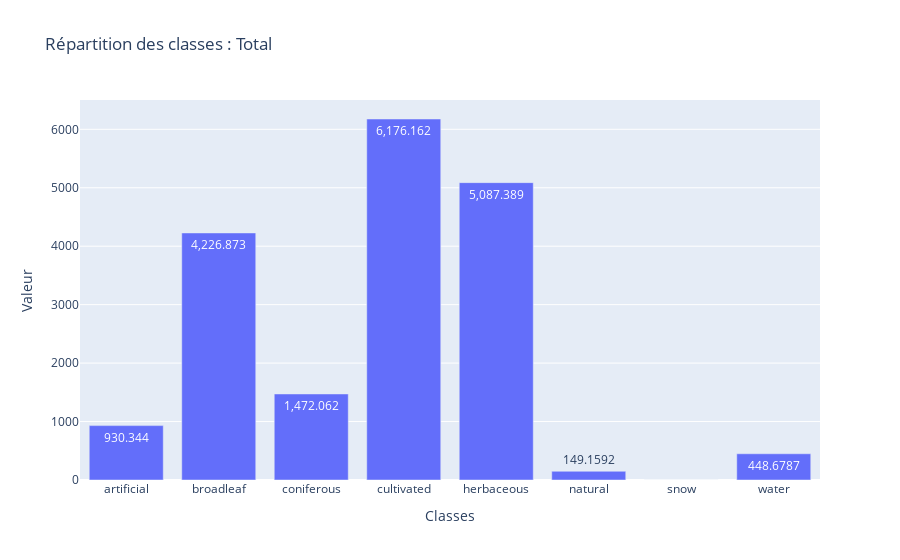
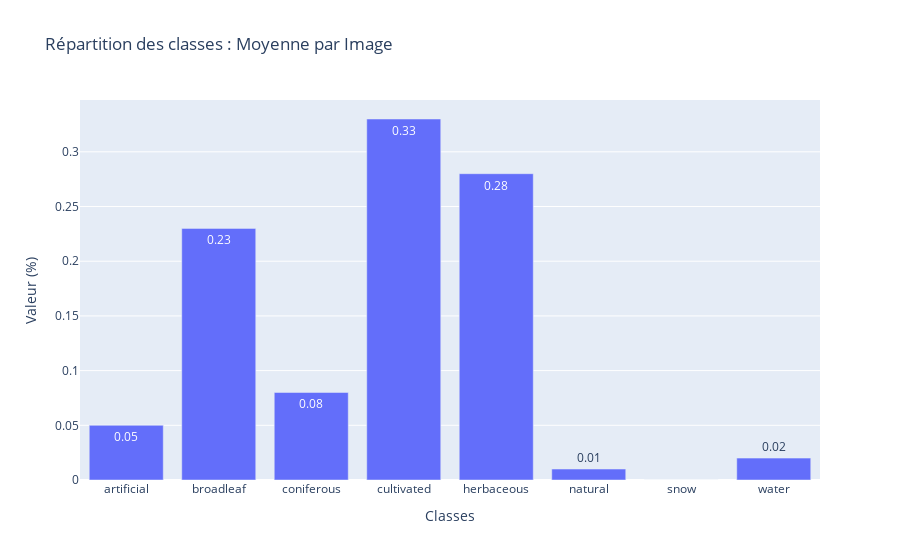

The cell these charts' notebook holds for them, in order:
### Markdown cell above
### Distribution des classes sur toutes les images

### Code cell
cols_to_keep = train_infos.columns.difference(['sample_id', 'no_data', 'clouds'])

class_distribution = train_infos[cols_to_keep].sum()

class_mean_distribution = class_distribution / len(train_infos)

df_plot = pd.DataFrame({
    "Classe": class_distribution.index, 
    "Total Pourcentage": class_distribution.values,
    "Moyenne Pourcentage": np.round(class_mean_distribution.values, 2)
})

# Séparer les données pour le compte total et le pourcentage moyen
df_total = df_plot[['Classe', 'Total Pourcentage']]
df_mean = df_plot[['Classe', 'Moyenne Pourcentage']]

# Créer le graphique pour le compte total
fig_total = px.bar(
    df_total,
    x="Classe",
    y="Total Pourcentage",
    title="Répartition des classes : Total",
    labels={"Total Pourcentage": "Valeur", "Classe": "Classes"},
    text_auto=True
)

# Créer le graphique pour le pourcentage moyen
fig_mean = px.bar(
    df_mean,
    x="Classe",
    y="Moyenne Pourcentage",
    title="Répartition des classes : Moyenne par Image",
    labels={"Moyenne Pourcentage": "Valeur (%)", "Classe": "Classes"},
    text_auto=True
)

# Afficher les deux graphiques
fig_total.show()
fig_mean.show()

### Figure 1 — Plotly figure (JSON) as saved in the notebook; plotly's stock layout.template omitted (floating-point values rounded to 4 significant figures)
{"data": [{"hovertemplate": "Classes=%{x}<br>Valeur=%{y}<extra></extra>", "legendgroup": "", "marker": {"color": "#636efa", "pattern": {"shape": ""}}, "name": "", "orientation": "v", "showlegend": false, "textposition": "auto", "texttemplate": "%{y}", "type": "bar", "x": ["artificial", "broadleaf", "coniferous", "cultivated", "herbaceous", "natural", "snow", "water"], "xaxis": "x", "y": [930.3, 4227.0, 1472.0, 6176.0, 5087.0, 149.2, 0.01634, 448.7], "yaxis": "y"}], "layout": {"barmode": "relative", "legend": {"tracegroupgap": 0}, "title": {"text": "Répartition des classes : Total"}, "xaxis": {"anchor": "y", "domain": [0, 1], "title": {"text": "Classes"}}, "yaxis": {"anchor": "x", "domain": [0, 1], "title": {"text": "Valeur"}}}}

### Figure 2 — Plotly figure (JSON) as saved in the notebook; plotly's stock layout.template omitted (floating-point values rounded to 4 significant figures)
{"data": [{"hovertemplate": "Classes=%{x}<br>Valeur (%)=%{y}<extra></extra>", "legendgroup": "", "marker": {"color": "#636efa", "pattern": {"shape": ""}}, "name": "", "orientation": "v", "showlegend": false, "textposition": "auto", "texttemplate": "%{y}", "type": "bar", "x": ["artificial", "broadleaf", "coniferous", "cultivated", "herbaceous", "natural", "snow", "water"], "xaxis": "x", "y": [0.05, 0.23, 0.08, 0.33, 0.28, 0.01, 0.0, 0.02], "yaxis": "y"}], "layout": {"barmode": "relative", "legend": {"tracegroupgap": 0}, "title": {"text": "Répartition des classes : Moyenne par Image"}, "xaxis": {"anchor": "y", "domain": [0, 1], "title": {"text": "Classes"}}, "yaxis": {"anchor": "x", "domain": [0, 1], "title": {"text": "Valeur (%)"}}}}
